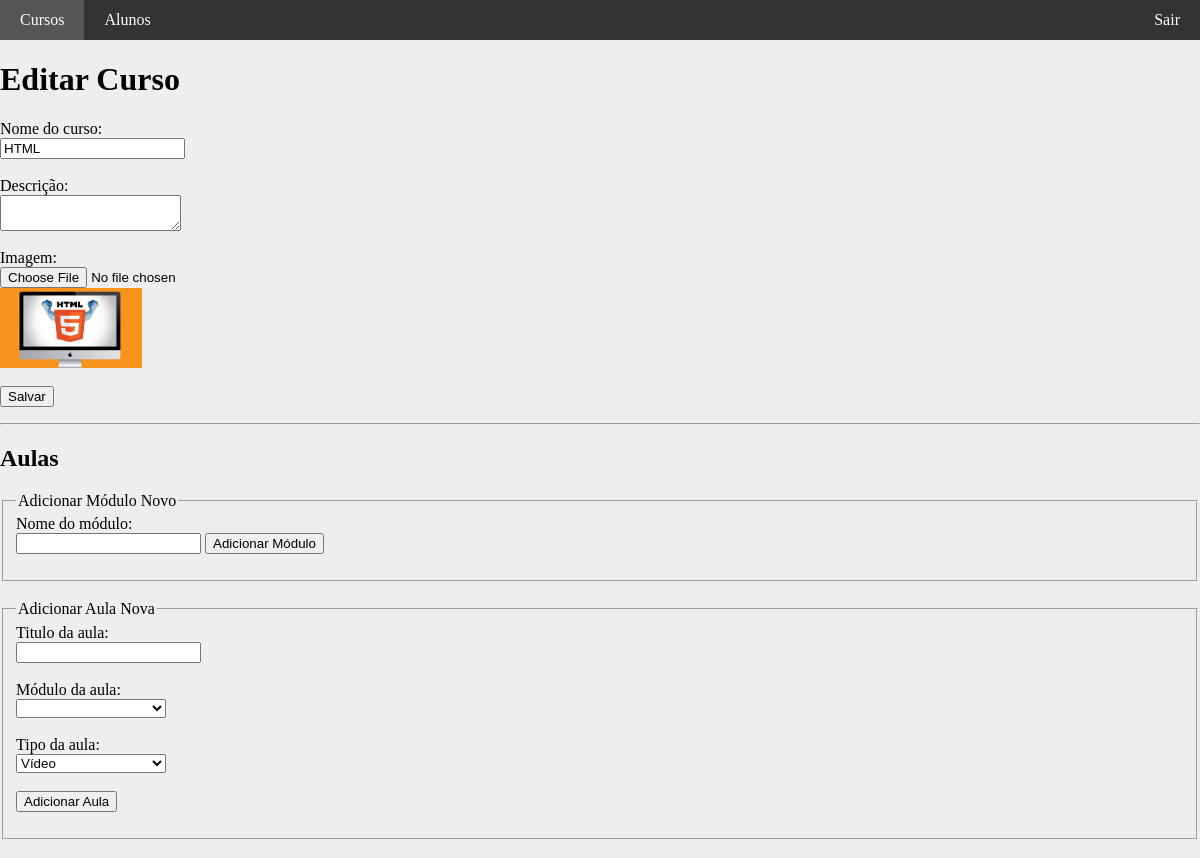
Page /painel/home/editar/2 (signed in) on the committed database.
### tables this page shows
CREATE TABLE `cursos` (
  `id` int(11) unsigned NOT NULL AUTO_INCREMENT,
  `nome` varchar(50) NOT NULL DEFAULT '',
  `imagem` varchar(37) NOT NULL DEFAULT '',
  `descricao` text,
  PRIMARY KEY (`id`)
);

### painel/core/Controller.php (called while the page is built, shortened)
<?php
class controller {
	public function loadTemplate($viewName, $viewData = array()) {
		include 'views/template.php';
	}
	public function loadViewInTemplate($viewName, $viewData) {
		extract($viewData);
		include 'views/'.$viewName.'.php';
	}
}

### painel/controllers/homeController.php (called while the page is built, shortened)
<?php
class homeController extends controller {
	public function editar($id) {
		$dados = array(
			'curso' => array(),
			'modulos' => array()
		);
		$modulos = new Modulos();
		$cursos = new Cursos();
		$dados['curso'] = $cursos->getCurso($id);
		$dados['modulos'] = $modulos->getModulos($id);
		$this->loadTemplate('curso_edit', $dados);
	}
}

### painel/core/Core.php (called while the page is built, shortened)
<?php
class Core {
	public function run() {
		$url = explode("index.php", $_SERVER["PHP_SELF"]);
		$url = end($url);
		$params = array();
		if(!empty($url)) {
			$url = explode('/', $url);
			array_shift($url);
			array_shift($url);
			if(isset($url[0])) {
				$currentAction = $url[0];
				array_shift($url);
			} else {
				$currentAction = 'index';
			}
			if(count($url) > 0) {
				$params = $url;
			}
		} else {
			$currentController = 'homeController';
			$currentAction = 'index';
		}
		$c = new $currentController();
		call_user_func_array(array($c, $currentAction), $params);
	}
}

### painel/index.php (called while the page is built, shortened)
<?php
require 'config.php';
$core = new Core();
$core->run();
?>

### painel/core/Model.php (called while the page is built, shortened)
<?php
class model {
	public function __construct() {
		global $config;
		$this->db = new PDO("mysql:dbname=".$config['dbname'].";host=".$config['host'], $config['dbuser'], $config['dbpass']);
	}
}
?>

### painel/config.php (called while the page is built, shortened)
<?php
$config = array();
if(ENVIRONMENT == 'development') {
	$config['dbname'] = 'ead';
	$config['host'] = 'localhost';
	$config['dbuser'] = 'root';
	$config['dbpass'] = '';
} else {
	$config['dbname'] = 'ead';
	$config['host'] = 'localhost';
	$config['dbuser'] = 'root';
	$config['dbpass'] = '';
}
?>

### painel/models/cursos.php (called while the page is built, shortened)
<?php
class Cursos extends model {
	public function getCurso($id) {
		$array = array();
		$sql = "SELECT * FROM cursos WHERE id = '$id'";
		$sql = $this->db->query($sql);
		if($sql->rowCount() > 0) {
			$array = $sql->fetch();
		}
		return $array;
	}
}
?>

### painel/views/curso_edit.php (the view, shortened to what this page needs)
<h1>Editar Curso</h1>
<form method="POST" enctype="multipart/form-data">
	Nome do curso:<br/>
	<input type="text" name="nome" value="<?php echo $curso['nome']; ?>" /><br/><br/>
	Descrição:<br/>
	<textarea name="descricao"><?php echo $curso['descricao']; ?></textarea><br/><br/>
	Imagem:<br/>
	<input type="file" name="imagem" /><br/>
	<img src="<?php echo BASE; ?>../assets/images/cursos/<?php echo $curso['imagem']; ?>" border="0" height="80" /><br/><br/>
	<input type="submit" value="Salvar" />
</form>
<hr/>
<h2>Aulas</h2>
<fieldset>
	<legend>Adicionar Módulo Novo</legend>
	<form method="POST">
		Nome do módulo:<br/>
		<input type="text" name="modulo" /> <input type="submit" value="Adicionar Módulo" />
	</form>
</fieldset><br/>
<fieldset>
	<legend>Adicionar Aula Nova</legend>
	<form method="POST">
		Titulo da aula:<br/>
		<input type="text" name="aula" /><br/><br/>
		Módulo da aula:<br/>
		<select name="moduloaula">
		</select><br/><br/>
		Tipo da aula:<br/>
		<select name="tipo">
			<option value="video">Vídeo</option>
		</select><br/><br/>
		<input type="submit" value="Adicionar Aula" />
	</form>
</fieldset><br/>

### painel/assets/css/template.css (style rules this page uses)
body { margin:0; background-color:#EEE; }
select { min-width:150px; }

### rows in the picture
cursos: nome "HTML", imagem (picture)
